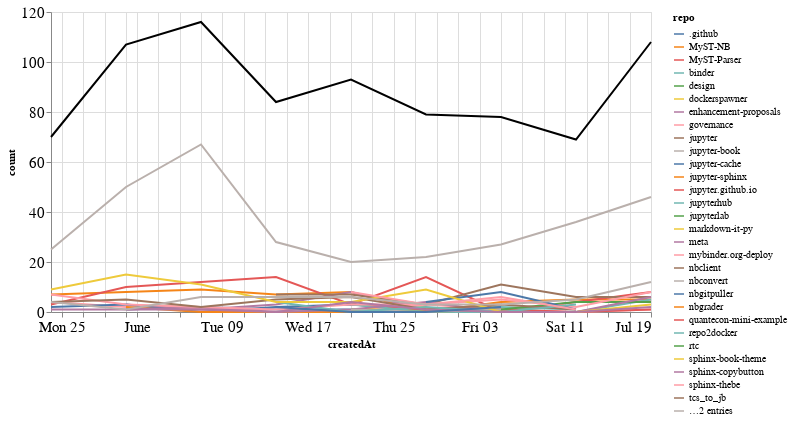

Notebook source saved alongside this figure:
### Markdown cell above
## Comments

### Code cell
comments_time = comments.groupby('repo').resample('W', on='createdAt').count()['author'].reset_index()
comments_time = comments_time.rename(columns={'author': 'count'})
comments_time_total = comments_time.groupby('createdAt').agg({"count": "sum"}).reset_index()
ch1 = alt.Chart(comments_time, width=600).mark_line().encode(
    x='createdAt',
    y='count',
    color='repo',
    tooltip="repo"
)

ch2 = alt.Chart(comments_time_total, width=600).mark_line(color="black").encode(
    x='createdAt',
    y='count',
)

ch1 + ch2

### Figure 1 — Vega-Lite specification as saved in the notebook (floating-point values rounded to 4 significant figures; data arrays with more than 128 entries replaced by an {"elided": "..."} marker saying what was removed)
{"config": {"axisLeft": {"labelFontSize": 15}, "axisBottom": {"labelFontSize": 15}}, "layer": [{"data": {"name": "data-3f41c6f60b632e10d27cee4de2562749"}, "mark": "line", "encoding": {"color": {"type": "nominal", "field": "repo"}, "tooltip": {"type": "nominal", "field": "repo"}, "x": {"type": "temporal", "field": "createdAt"}, "y": {"type": "quantitative", "field": "count"}}, "width": 600}, {"data": {"name": "data-dc946416028da4128dccc4250dc6bf67"}, "mark": {"type": "line", "color": "black"}, "encoding": {"x": {"type": "temporal", "field": "createdAt"}, "y": {"type": "quantitative", "field": "count"}}, "width": 600}], "$schema": "https://vega.github.io/schema/vega-lite/v4.8.1.json", "datasets": {"data-3f41c6f60b632e10d27cee4de2562749": {"elided": "163 records"}, "data-dc946416028da4128dccc4250dc6bf67": [{"createdAt": "2020-05-24T00:00:00", "count": 70}, {"createdAt": "2020-05-31T00:00:00", "count": 107}, {"createdAt": "2020-06-07T00:00:00", "count": 116}, {"createdAt": "2020-06-14T00:00:00", "count": 84}, {"createdAt": "2020-06-21T00:00:00", "count": 93}, {"createdAt": "2020-06-28T00:00:00", "count": 79}, {"createdAt": "2020-07-05T00:00:00", "count": 78}, {"createdAt": "2020-07-12T00:00:00", "count": 69}, {"createdAt": "2020-07-19T00:00:00", "count": 108}]}}
